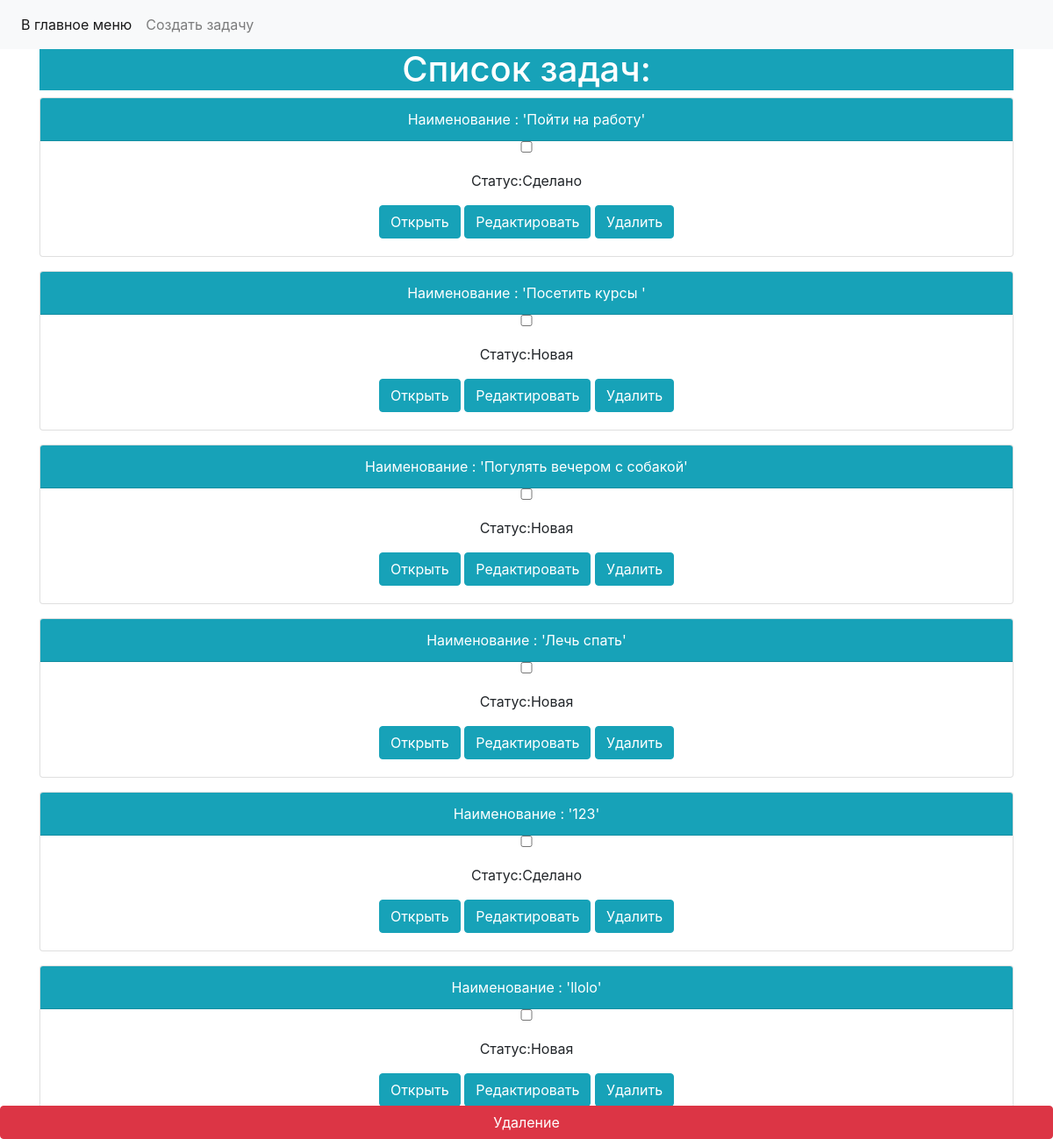
The app's page /, older data.
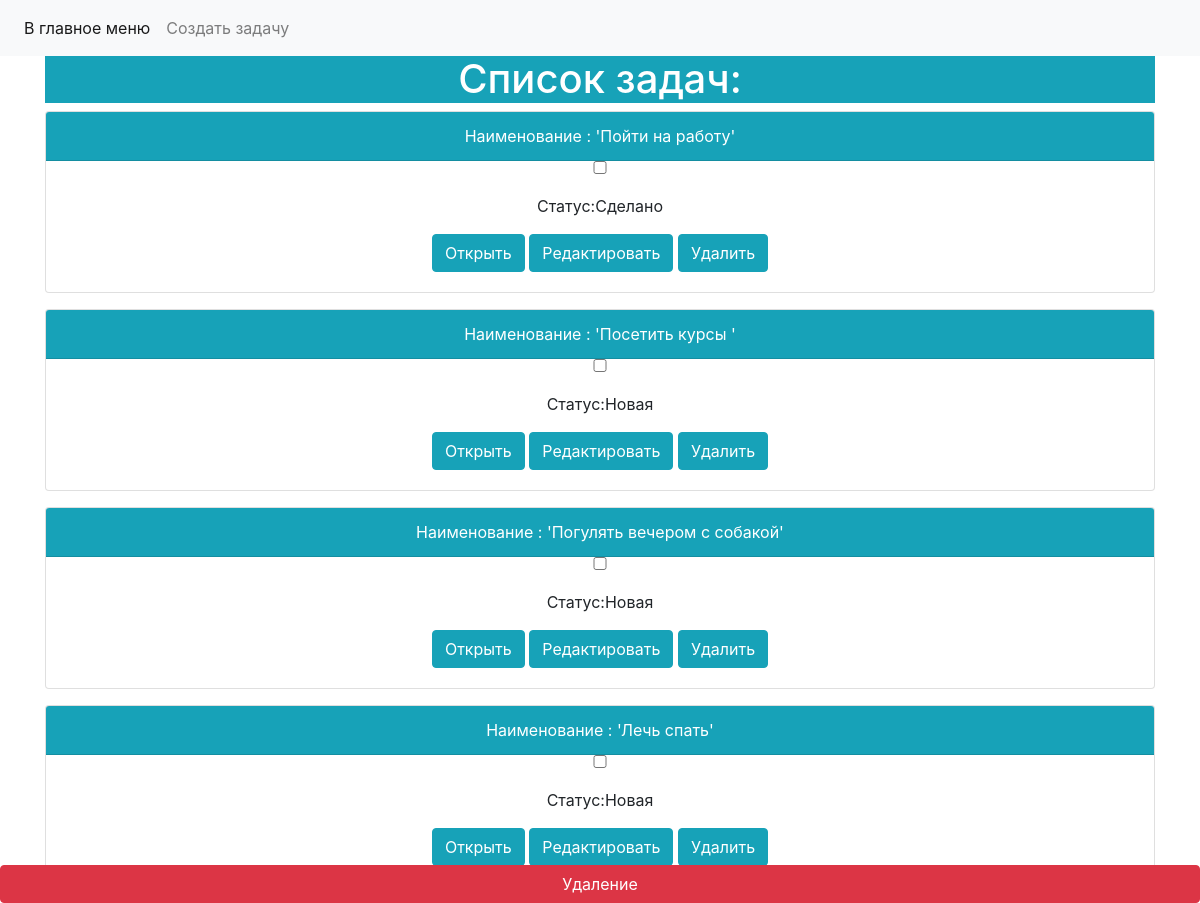
The same page, newer data.
### webapp/models.py (models this page shows, shortened)
class Tasks(models.Model):
    description = models.CharField(max_length=200, null=False, blank=False, verbose_name='Описание')
    status = models.CharField(max_length=8, null=False, default=('new', 'Новая'),  blank=False, verbose_name='Статус', choices=STATUS_CHOICES)
    detailed_description = models.TextField(max_length=2000, null=True, blank=True, verbose_name='Детальное описание')
    done_date = models.DateField(verbose_name='Дата выполнения', default=None, null=True, blank=True)

### webapp/views.py (the view)
# urls.py: path('', views.tasks_index_view, name = 'index'),
def tasks_index_view(request, *args, **kwargs):
    if request.method == 'GET':
        articles = Tasks.objects.all()
        return render(request, 'index.html', context={
            'articles' : articles
        })
    elif request.method == 'POST':
        selected_id = request.POST.getlist('selected_items')
        selected_id = [int(i) for i in selected_id]
        print(selected_id)
        Tasks.objects.filter(id__in=request.POST.getlist('selected_items')).delete()
        return redirect('index')

### webapp/templates/index.html (shortened to what this page needs)
{% extends 'base.html' %}
{% block menu %}
        <li class="nav-item">
            <a class="nav-link" href="{% url 'task_add' %}">Создать задачу </a>
        </li>
{% endblock %}
{% block content %}
   <h1 class="bg-info text-white text-center">Список задач:</h1>
    <form method="post" action="{% url 'delete_selected' %}">
            {% for article in articles %}
                <div class="card mb-3 text-center">
                  <div class="card-header bg-info text-white"> Наименование : '{{ article.description }}'</div>
                    <input type="checkbox" name="selected_items" value="{{ article.pk }}" class="action-select">
                  <div class="card-body">
                    <p class="card-text">Статус:{{ article.get_status_display }}</p>
                    <a href="{% url 'task_view' article.pk %}" class="btn btn-info">Открыть</a>
                    <a href="{% url 'task_update' article.pk %}" class="btn btn-info">Редактировать</a>
                    <a href="{% url 'task_delete' article.pk %}" class="btn btn-info">Удалить</a>
                  </div>
                </div>
            {% endfor %}
    <a href="{% url 'delete_selected' %}"> <input type="submit" class="btn btn-danger fixed-bottom" value="Удаление"></a>
    </form>
{% endblock %}

### webapp/templates/base.html (shortened to what this page needs)
{% load staticfiles %}
<!doctype html>
<html lang="en">
<head>
    <link rel="stylesheet" href="{% static 'css/bootstrap.min.css' %}">
</head>
<body>
<nav class="navbar fixed-top navbar-expand-lg navbar-light bg-light mb-5">
  <div class="collapse navbar-collapse" id="navbarNav">
    <ul class="navbar-nav">
        <li class="nav-item active">
            <a class="nav-link" href="{% url 'index' %}">В главное меню <span class="sr-only">(current)</span></a>
        </li>
        {% block menu %} {% endblock %}
    </ul>
  </div>
</nav>
<div class="container" style="margin-top: 55px">
    {% block content %}{% endblock %}
</div>
</body>
</html>

Row changes from the older to the newer data that the page shows:
removed Tasks: description "123", status "Сделано"
removed Tasks: description "llolo", status "Новая"
